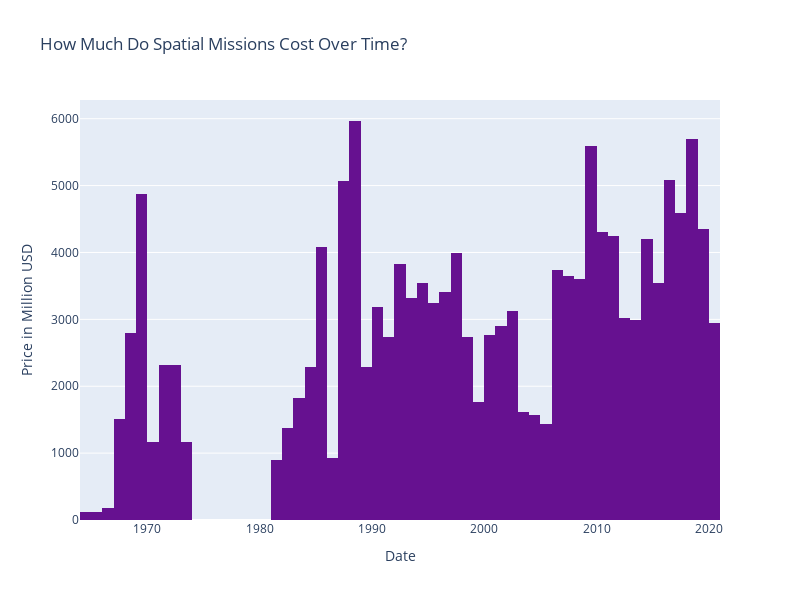

Notebook code cell kept with this figure:
### Markdown cell above
### Special Exploration Expenses Over The Years

### Code cell
fig = px.histogram(data,
                   x="Date",
                   y="Price",
                   hover_data=data.columns,
                   title="How Much Do Spatial Missions Cost Over Time?",
                   color_discrete_sequence=['#661190'],
                   width=800,
                   height=600,
                   nbins=75
)

fig.update_layout(xaxis_title="Date", yaxis_title="Price in Million USD").show()

### Figure 1 — Plotly figure (JSON) as saved in the notebook; plotly's stock layout.template omitted (floating-point values rounded to 4 significant figures; data arrays with more than 128 entries replaced by an {"elided": "..."} marker saying what was removed)
{"data": [{"alignmentgroup": "True", "bingroup": "x", "histfunc": "sum", "hovertemplate": "Date=%{x}<br>sum of Price=%{y}<extra></extra>", "legendgroup": "", "marker": {"color": "#661190", "pattern": {"shape": ""}}, "name": "", "nbinsx": 75, "offsetgroup": "", "orientation": "v", "showlegend": false, "type": "histogram", "x": {"elided": "4323 str values"}, "xaxis": "x", "y": {"elided": "4323 float values"}, "yaxis": "y"}], "layout": {"barmode": "relative", "height": 600, "legend": {"tracegroupgap": 0}, "title": {"text": "How Much Do Spatial Missions Cost Over Time?"}, "width": 800, "xaxis": {"anchor": "y", "domain": [0, 1], "title": {"text": "Date"}}, "yaxis": {"anchor": "x", "domain": [0, 1], "title": {"text": "Price in Million USD"}}}}
